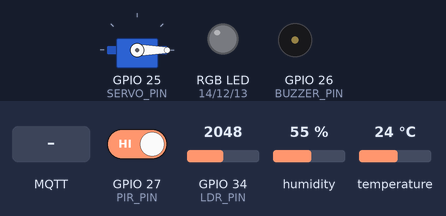
This sketch was run on a simulated ESP32. Shown: servo, an RGB LED mixed from three pins (HIGH = lit), buzzer (waves = sounding, pin HIGH). Inputs (shaded band) come from the test bench; at power-on: GPIO 27 (PIR_PIN) HIGH, GPIO 34 (LDR_PIN) = 2048, humidity 55 %, temperature 24 °C. WiFi joins after 1.5 s; servers stay silent unless stated; no MQTT or app messages arrive unless stated; what the sketch prints to the serial monitor is not drawn.

Above: at 2.7 s.
2.8 s: MQTT message "RED" arrives on the first subscribed topic
At 4.0 s:
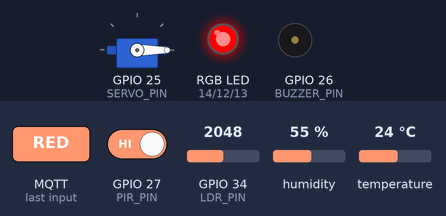
4.3 s: MQTT message "GREEN" arrives on the first subscribed topic
At 5.2 s:
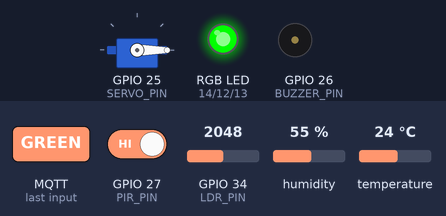
5.8 s: MQTT message "BLUE" arrives on the first subscribed topic
At 6.4 s:
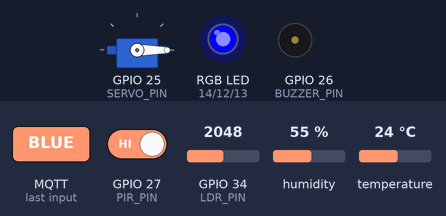
7.3 s: MQTT message "CYAN" arrives on the first subscribed topic
At 8.5 s:
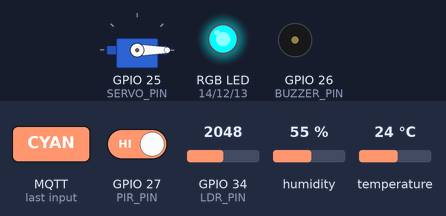
8.8 s: MQTT message "MAGENTA" arrives on the first subscribed topic
At 9.9 s:
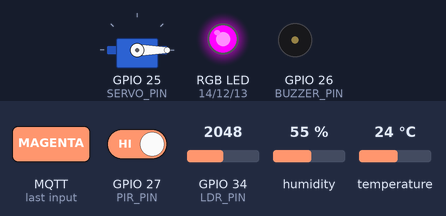
10.3 s: MQTT message "ON" arrives on the second subscribed topic
At 11.0 s:
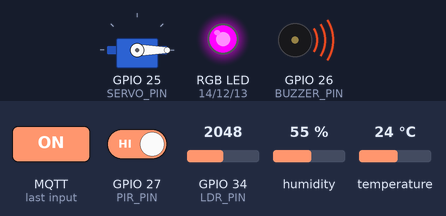
Timing chart, 0 to 12.8 s (numbered marks = the images above; inputs shaded):
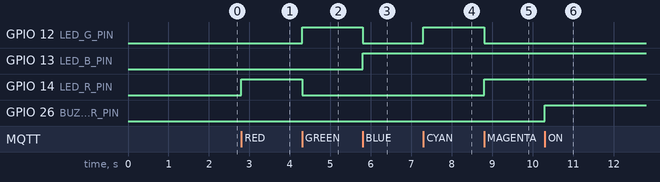

The sketch:

SmartClassroomFocusMonitor.ino
```cpp
/*
  Project: Smart Classroom Focus Monitor
  Board: ESP32
  References:
  - DHT sensor library by Adafruit
  - PubSubClient by Nick O'Leary
  - ESP32Servo library
  - Arduino ESP32 WiFi examples

  What this code does:
  1) Reads DHT22, LDR, and PIR sensors
  2) Publishes sensor data as JSON to MQTT topic: classroom/sensors
  3) Subscribes to MQTT control topics for RGB LED, buzzer, servo, and mode
  4) Supports both AUTO logic from Node-RED and MANUAL control from dashboard/cloud
*/

#include <WiFi.h>
#include <PubSubClient.h>
#include <DHT.h>
#include <ESP32Servo.h>

// ================= USER CONFIG =================
const char* WIFI_SSID     = "SirPakin";
const char* WIFI_PASSWORD = "12345689";

// If Node-RED/Mosquitto is on your laptop, use laptop IP, e.g. 192.168.1.10
const char* MQTT_SERVER = "broker.emqx.io";
const int   MQTT_PORT   = 1883;
const char* MQTT_CLIENT_ID = "esp32_smart_classroom";

// ================= PIN CONFIG =================
#define DHT_PIN      4
#define DHT_TYPE     DHT22
#define LDR_PIN      34     // ADC input only
#define PIR_PIN      27
#define LED_R_PIN    14
#define LED_G_PIN    12
#define LED_B_PIN    13
#define BUZZER_PIN   26
#define SERVO_PIN    25

// ================= MQTT TOPICS =================
const char* TOPIC_SENSOR       = "classroom/sensors";
const char* TOPIC_LED          = "classroom/control/led";      // RED/GREEN/BLUE/YELLOW/OFF
const char* TOPIC_BUZZER       = "classroom/control/buzzer";   // ON/OFF
const char* TOPIC_SERVO        = "classroom/control/servo";    // OPEN/CLOSE/0-180
const char* TOPIC_MODE         = "classroom/control/mode";     // AUTO/MANUAL
const char* TOPIC_HEARTBEAT    = "classroom/status/esp32";

WiFiClient espClient;
PubSubClient mqtt(espClient);
DHT dht(DHT_PIN, DHT_TYPE);
Servo curtainServo;

unsigned long lastPublish = 0;
const unsigned long PUBLISH_INTERVAL_MS = 3000;
String currentMode = "AUTO";

void setRGB(bool r, bool g, bool b) {
  digitalWrite(LED_R_PIN, r ? HIGH : LOW);
  digitalWrite(LED_G_PIN, g ? HIGH : LOW);
  digitalWrite(LED_B_PIN, b ? HIGH : LOW);
}

void setLEDColor(String color) {
  color.toUpperCase();
  if (color == "RED") setRGB(true, false, false);
  else if (color == "GREEN") setRGB(false, true, false);
  else if (color == "BLUE") setRGB(false, false, true);
  else if (color == "GREEN") setRGB(true, true, false);
  else if (color == "CYAN") setRGB(false, true, true);
  else if (color == "MAGENTA") setRGB(true, false, true);
  else setRGB(false, false, false);
}

void setBuzzer(String state) {
  state.toUpperCase();
  digitalWrite(BUZZER_PIN, state == "ON" ? HIGH : LOW);
}

void setServo(String command) {
  command.toUpperCase();
  if (command == "OPEN") curtainServo.write(90);
  else if (command == "CLOSE") curtainServo.write(0);
  else {
    int angle = command.toInt();
    if (angle >= 0 && angle <= 180) curtainServo.write(angle);
  }
}

void mqttCallback(char* topic, byte* payload, unsigned int length) {
  String msg = "";
  for (unsigned int i = 0; i < length; i++) msg += (char)payload[i];
  String t = String(topic);

  if (t == TOPIC_LED) setLEDColor(msg);
  else if (t == TOPIC_BUZZER) setBuzzer(msg);
  else if (t == TOPIC_SERVO) setServo(msg);
  else if (t == TOPIC_MODE) {
    msg.toUpperCase();
    if (msg == "AUTO" || msg == "MANUAL") currentMode = msg;
  }
}

void connectWiFi() {
  Serial.print("Connecting WiFi");
  WiFi.mode(WIFI_STA);
  WiFi.begin(WIFI_SSID, WIFI_PASSWORD);
  while (WiFi.status() != WL_CONNECTED) {
    delay(500);
    Serial.print(".");
  }
  Serial.println();
  Serial.print("WiFi connected. IP: ");
  Serial.println(WiFi.localIP());
}

void connectMQTT() {
  while (!mqtt.connected()) {
    Serial.print("Connecting MQTT...");
    if (mqtt.connect(MQTT_CLIENT_ID)) {
      Serial.println("connected");
      mqtt.subscribe(TOPIC_LED);
      mqtt.subscribe(TOPIC_BUZZER);
      mqtt.subscribe(TOPIC_SERVO);
      mqtt.subscribe(TOPIC_MODE);
      mqtt.publish(TOPIC_HEARTBEAT, "ESP32 online");
    } else {
      Serial.print("failed rc=");
      Serial.print(mqtt.state());
      Serial.println(" retry in 3s");
      delay(3000);
    }
  }
}

int readLightPercent() {
  int raw = analogRead(LDR_PIN);        // 0-4095
  int percent = map(raw, 0, 4095, 0, 100);
  // Depending on your voltage divider wiring, value may be inverted.
  // If light/dark is reversed, replace the line above with: map(raw, 0, 4095, 100, 0)
  return constrain(percent, 0, 100);
}

void publishSensors() {
  float temp = dht.readTemperature();
  float hum  = dht.readHumidity();
  int lightPercent = readLightPercent();
  int motion = digitalRead(PIR_PIN);

  if (isnan(temp) || isnan(hum)) {
    Serial.println("DHT read failed");
    return;
  }

  char payload[256];
  snprintf(payload, sizeof(payload),
           "{\"temperature\":%.2f,\"humidity\":%.2f,\"light\":%d,\"motion\":%d,\"mode\":\"%s\"}",
           temp, hum, lightPercent, motion, currentMode.c_str());

  mqtt.publish(TOPIC_SENSOR, payload);
  Serial.println(payload);
}

void setup() {
  Serial.begin(115200);
  dht.begin();

  pinMode(PIR_PIN, INPUT);
  pinMode(LED_R_PIN, OUTPUT);
  pinMode(LED_G_PIN, OUTPUT);
  pinMode(LED_B_PIN, OUTPUT);
  pinMode(BUZZER_PIN, OUTPUT);

  setLEDColor("OFF");
  setBuzzer("OFF");

  curtainServo.attach(SERVO_PIN);
  curtainServo.write(0);

  connectWiFi();
  mqtt.setServer(MQTT_SERVER, MQTT_PORT);
  mqtt.setCallback(mqttCallback);
}

void loop() {
  if (WiFi.status() != WL_CONNECTED) connectWiFi();
  if (!mqtt.connected()) connectMQTT();
  mqtt.loop();

  if (millis() - lastPublish >= PUBLISH_INTERVAL_MS) {
    lastPublish = millis();
    publishSensors();
  }
}
```

Measured:
- after the input at 2.8 s, GPIO 14 (LED_R_PIN): LOW → HIGH at once
- after the input at 4.3 s, GPIO 12 (LED_G_PIN): LOW → HIGH at once; GPIO 14 (LED_R_PIN): HIGH → LOW at once
- after the input at 5.8 s, GPIO 12 (LED_G_PIN): HIGH → LOW at once; GPIO 13 (LED_B_PIN): LOW → HIGH at once
- after the input at 7.3 s, GPIO 12 (LED_G_PIN): LOW → HIGH at once
- after the input at 8.8 s, GPIO 12 (LED_G_PIN): HIGH → LOW at once; GPIO 14 (LED_R_PIN): LOW → HIGH at once
- after the input at 10.3 s, GPIO 26 (BUZZER_PIN): LOW → HIGH at once
